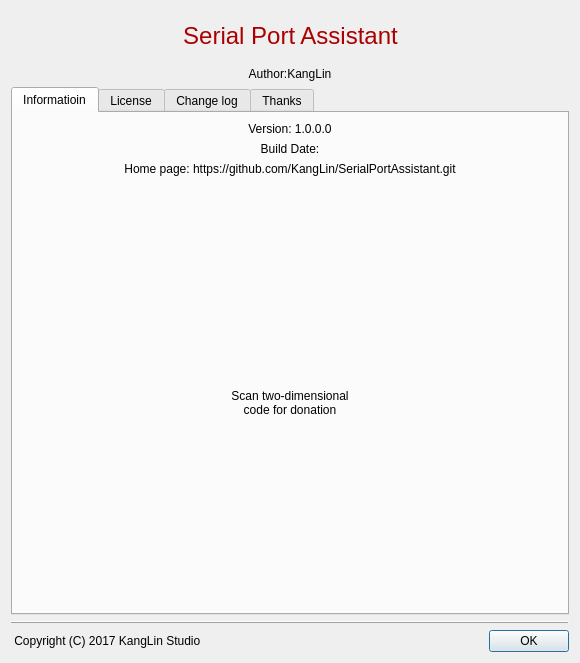
<?xml version="1.0" encoding="UTF-8"?>
<ui version="4.0">
 <class>CDlgAbout</class>
 <widget class="QDialog" name="CDlgAbout">
  <property name="geometry">
   <rect>
    <x>0</x>
    <y>0</y>
    <width>580</width>
    <height>663</height>
   </rect>
  </property>
  <property name="sizePolicy">
   <sizepolicy hsizetype="Expanding" vsizetype="Expanding">
    <horstretch>0</horstretch>
    <verstretch>0</verstretch>
   </sizepolicy>
  </property>
  <property name="windowTitle">
   <string>About</string>
  </property>
  <layout class="QGridLayout" name="gridLayout">
   <item row="3" column="0">
    <widget class="QFrame" name="frame">
     <property name="frameShape">
      <enum>QFrame::HLine</enum>
     </property>
     <property name="frameShadow">
      <enum>QFrame::Raised</enum>
     </property>
    </widget>
   </item>
   <item row="2" column="0">
    <widget class="QTabWidget" name="tabWidget">
     <property name="sizePolicy">
      <sizepolicy hsizetype="Expanding" vsizetype="Expanding">
       <horstretch>0</horstretch>
       <verstretch>0</verstretch>
      </sizepolicy>
     </property>
     <property name="styleSheet">
      <string notr="true"/>
     </property>
     <property name="currentIndex">
      <number>0</number>
     </property>
     <widget class="QWidget" name="Information">
      <property name="sizePolicy">
       <sizepolicy hsizetype="Preferred" vsizetype="Expanding">
        <horstretch>0</horstretch>
        <verstretch>0</verstretch>
       </sizepolicy>
      </property>
      <attribute name="title">
       <string>Informatioin</string>
      </attribute>
      <layout class="QGridLayout" name="gridLayout_5">
       <item row="4" column="0">
        <layout class="QHBoxLayout" name="horizontalLayout_3">
         <item>
          <spacer name="horizontalSpacer_11">
           <property name="orientation">
            <enum>Qt::Horizontal</enum>
           </property>
           <property name="sizeHint" stdset="0">
            <size>
             <width>40</width>
             <height>20</height>
            </size>
           </property>
          </spacer>
         </item>
         <item>
          <layout class="QVBoxLayout" name="verticalLayout_2">
           <item>
            <spacer name="verticalSpacer">
             <property name="orientation">
              <enum>Qt::Vertical</enum>
             </property>
             <property name="sizeHint" stdset="0">
              <size>
               <width>20</width>
               <height>40</height>
              </size>
             </property>
            </spacer>
           </item>
           <item>
            <widget class="QLabel" name="label_6">
             <property name="sizePolicy">
              <sizepolicy hsizetype="Preferred" vsizetype="Preferred">
               <horstretch>0</horstretch>
               <verstretch>0</verstretch>
              </sizepolicy>
             </property>
             <property name="text">
              <string/>
             </property>
             <property name="pixmap">
              <pixmap resource="../../Resource/Resource.qrc">:/icon/Contribute20</pixmap>
             </property>
             <property name="scaledContents">
              <bool>true</bool>
             </property>
             <property name="alignment">
              <set>Qt::AlignCenter</set>
             </property>
             <property name="wordWrap">
              <bool>false</bool>
             </property>
            </widget>
           </item>
           <item>
            <widget class="QLabel" name="label_7">
             <property name="sizePolicy">
              <sizepolicy hsizetype="Preferred" vsizetype="Preferred">
               <horstretch>0</horstretch>
               <verstretch>0</verstretch>
              </sizepolicy>
             </property>
             <property name="text">
              <string>Scan two-dimensional code for donation</string>
             </property>
             <property name="alignment">
              <set>Qt::AlignCenter</set>
             </property>
             <property name="wordWrap">
              <bool>true</bool>
             </property>
            </widget>
           </item>
           <item>
            <spacer name="verticalSpacer_2">
             <property name="orientation">
              <enum>Qt::Vertical</enum>
             </property>
             <property name="sizeHint" stdset="0">
              <size>
               <width>20</width>
               <height>40</height>
              </size>
             </property>
            </spacer>
           </item>
          </layout>
         </item>
         <item>
          <spacer name="horizontalSpacer_12">
           <property name="orientation">
            <enum>Qt::Horizontal</enum>
           </property>
           <property name="sizeHint" stdset="0">
            <size>
             <width>40</width>
             <height>20</height>
            </size>
           </property>
          </spacer>
         </item>
        </layout>
       </item>
       <item row="0" column="0">
        <widget class="QLabel" name="lbVersion">
         <property name="sizePolicy">
          <sizepolicy hsizetype="Expanding" vsizetype="Preferred">
           <horstretch>0</horstretch>
           <verstretch>0</verstretch>
          </sizepolicy>
         </property>
         <property name="text">
          <string>Version: 1.0.0.0</string>
         </property>
         <property name="textFormat">
          <enum>Qt::PlainText</enum>
         </property>
         <property name="alignment">
          <set>Qt::AlignCenter</set>
         </property>
         <property name="wordWrap">
          <bool>true</bool>
         </property>
        </widget>
       </item>
       <item row="2" column="0">
        <widget class="QLabel" name="lbHome">
         <property name="sizePolicy">
          <sizepolicy hsizetype="Expanding" vsizetype="Preferred">
           <horstretch>0</horstretch>
           <verstretch>0</verstretch>
          </sizepolicy>
         </property>
         <property name="text">
          <string>Home page: https://github.com/KangLin/SerialPortAssistant.git</string>
         </property>
         <property name="alignment">
          <set>Qt::AlignCenter</set>
         </property>
         <property name="wordWrap">
          <bool>true</bool>
         </property>
         <property name="openExternalLinks">
          <bool>true</bool>
         </property>
        </widget>
       </item>
       <item row="1" column="0">
        <widget class="QLabel" name="lbDate">
         <property name="sizePolicy">
          <sizepolicy hsizetype="Expanding" vsizetype="Preferred">
           <horstretch>0</horstretch>
           <verstretch>0</verstretch>
          </sizepolicy>
         </property>
         <property name="text">
          <string>Build Date:</string>
         </property>
         <property name="alignment">
          <set>Qt::AlignCenter</set>
         </property>
         <property name="wordWrap">
          <bool>true</bool>
         </property>
        </widget>
       </item>
      </layout>
     </widget>
     <widget class="QWidget" name="License">
      <attribute name="title">
       <string>License</string>
      </attribute>
      <layout class="QGridLayout" name="gridLayout_4">
       <item row="0" column="0">
        <widget class="QTextEdit" name="txtLicense">
         <property name="readOnly">
          <bool>true</bool>
         </property>
        </widget>
       </item>
      </layout>
     </widget>
     <widget class="QWidget" name="ChangeLog">
      <attribute name="title">
       <string>Change log</string>
      </attribute>
      <layout class="QGridLayout" name="gridLayout_3">
       <item row="0" column="0">
        <widget class="QTextEdit" name="txtChange">
         <property name="readOnly">
          <bool>true</bool>
         </property>
        </widget>
       </item>
      </layout>
     </widget>
     <widget class="QWidget" name="Thinks">
      <attribute name="title">
       <string>Thanks</string>
      </attribute>
      <layout class="QGridLayout" name="gridLayout_2">
       <item row="0" column="0">
        <widget class="QTextEdit" name="txtThinks">
         <property name="readOnly">
          <bool>true</bool>
         </property>
        </widget>
       </item>
      </layout>
     </widget>
    </widget>
   </item>
   <item row="4" column="0">
    <layout class="QHBoxLayout" name="horizontalLayout_2">
     <item>
      <widget class="QLabel" name="lbCopyright">
       <property name="sizePolicy">
        <sizepolicy hsizetype="Expanding" vsizetype="Preferred">
         <horstretch>0</horstretch>
         <verstretch>0</verstretch>
        </sizepolicy>
       </property>
       <property name="text">
        <string> Copyright (C) 2017 KangLin Studio</string>
       </property>
      </widget>
     </item>
     <item>
      <widget class="QDialogButtonBox" name="buttonBox">
       <property name="sizePolicy">
        <sizepolicy hsizetype="Fixed" vsizetype="Preferred">
         <horstretch>0</horstretch>
         <verstretch>0</verstretch>
        </sizepolicy>
       </property>
       <property name="orientation">
        <enum>Qt::Horizontal</enum>
       </property>
       <property name="standardButtons">
        <set>QDialogButtonBox::Ok</set>
       </property>
      </widget>
     </item>
    </layout>
   </item>
   <item row="1" column="0">
    <widget class="QLabel" name="lbAuthor">
     <property name="text">
      <string>Author:KangLin</string>
     </property>
     <property name="alignment">
      <set>Qt::AlignCenter</set>
     </property>
     <property name="wordWrap">
      <bool>true</bool>
     </property>
    </widget>
   </item>
   <item row="0" column="0">
    <layout class="QHBoxLayout" name="horizontalLayout">
     <item>
      <widget class="QLabel" name="lblLogo">
       <property name="sizePolicy">
        <sizepolicy hsizetype="Preferred" vsizetype="Preferred">
         <horstretch>0</horstretch>
         <verstretch>0</verstretch>
        </sizepolicy>
       </property>
       <property name="minimumSize">
        <size>
         <width>48</width>
         <height>48</height>
        </size>
       </property>
       <property name="textFormat">
        <enum>Qt::PlainText</enum>
       </property>
       <property name="pixmap">
        <pixmap resource="../../Resource/Resource.qrc">:/icon/AppIcon</pixmap>
       </property>
       <property name="scaledContents">
        <bool>false</bool>
       </property>
       <property name="alignment">
        <set>Qt::AlignRight|Qt::AlignTrailing|Qt::AlignVCenter</set>
       </property>
      </widget>
     </item>
     <item>
      <widget class="QLabel" name="lblName">
       <property name="sizePolicy">
        <sizepolicy hsizetype="Preferred" vsizetype="Preferred">
         <horstretch>0</horstretch>
         <verstretch>0</verstretch>
        </sizepolicy>
       </property>
       <property name="minimumSize">
        <size>
         <width>0</width>
         <height>50</height>
        </size>
       </property>
       <property name="palette">
        <palette>
         <active>
          <colorrole role="WindowText">
           <brush brushstyle="SolidPattern">
            <color alpha="255">
             <red>170</red>
             <green>0</green>
             <blue>0</blue>
            </color>
           </brush>
          </colorrole>
         </active>
         <inactive>
          <colorrole role="WindowText">
           <brush brushstyle="SolidPattern">
            <color alpha="255">
             <red>170</red>
             <green>0</green>
             <blue>0</blue>
            </color>
           </brush>
          </colorrole>
         </inactive>
         <disabled>
          <colorrole role="WindowText">
           <brush brushstyle="SolidPattern">
            <color alpha="255">
             <red>120</red>
             <green>120</green>
             <blue>120</blue>
            </color>
           </brush>
          </colorrole>
         </disabled>
        </palette>
       </property>
       <property name="font">
        <font>
         <pointsize>18</pointsize>
        </font>
       </property>
       <property name="text">
        <string>Serial Port Assistant</string>
       </property>
       <property name="alignment">
        <set>Qt::AlignCenter</set>
       </property>
      </widget>
     </item>
     <item>
      <widget class="QLabel" name="lblLogo_2">
       <property name="sizePolicy">
        <sizepolicy hsizetype="Preferred" vsizetype="Preferred">
         <horstretch>0</horstretch>
         <verstretch>0</verstretch>
        </sizepolicy>
       </property>
       <property name="minimumSize">
        <size>
         <width>48</width>
         <height>48</height>
        </size>
       </property>
       <property name="textFormat">
        <enum>Qt::PlainText</enum>
       </property>
       <property name="pixmap">
        <pixmap resource="../../Resource/Resource.qrc">:/icon/AppIcon</pixmap>
       </property>
       <property name="scaledContents">
        <bool>false</bool>
       </property>
       <property name="alignment">
        <set>Qt::AlignLeading|Qt::AlignLeft|Qt::AlignVCenter</set>
       </property>
      </widget>
     </item>
    </layout>
   </item>
  </layout>
 </widget>
 <resources>
  <include location="../../Resource/Resource.qrc"/>
 </resources>
 <connections>
  <connection>
   <sender>buttonBox</sender>
   <signal>accepted()</signal>
   <receiver>CDlgAbout</receiver>
   <slot>accept()</slot>
   <hints>
    <hint type="sourcelabel">
     <x>248</x>
     <y>254</y>
    </hint>
    <hint type="destinationlabel">
     <x>157</x>
     <y>274</y>
    </hint>
   </hints>
  </connection>
  <connection>
   <sender>buttonBox</sender>
   <signal>rejected()</signal>
   <receiver>CDlgAbout</receiver>
   <slot>reject()</slot>
   <hints>
    <hint type="sourcelabel">
     <x>316</x>
     <y>260</y>
    </hint>
    <hint type="destinationlabel">
     <x>286</x>
     <y>274</y>
    </hint>
   </hints>
  </connection>
 </connections>
</ui>
